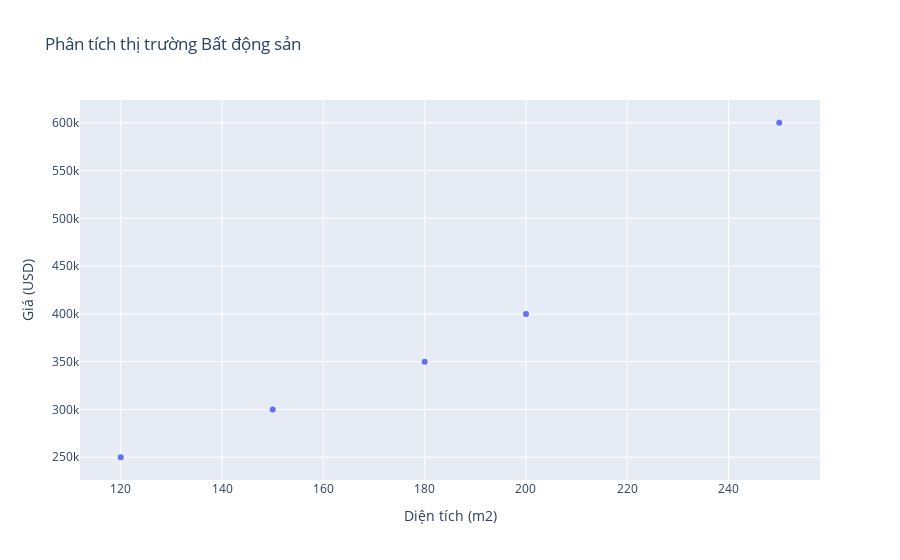

Here is the notebook cell this chart was saved with:
### Code cell
import plotly.graph_objs as go 
import pandas as pd

# Tạo dữ liệu giả cho mục đích minh họa
fake_data = {
    'Price': [300000, 400000, 250000, 600000, 350000],
    'Area': [150, 200, 120, 250, 180],
    'Location': ['City A', 'City B', 'City C', 'City D', 'City E']
}
df = pd.DataFrame(fake_data)

# Tạo biểu đồ phân tán cho giá và diện tích
fig = go.Figure()
fig.add_trace(go.Scatter(
    x=df['Area'],
    y=df['Price'],
    mode='markers',
    text=df['Location']))

# Cập nhật các tùy chọn layout
fig.update_layout(
    title='Phân tích thị trường Bất động sản',
    xaxis_title='Diện tích (m2)',
    yaxis_title='Giá (USD)',
    hovermode='closest'  # Hiển thị thông tin tooltip gần với con trỏ chuột nhất
)

# Thêm thông tin cho tooltip khi di chuột qua các điểm
fig.update_traces(hoverinfo='x+y+text') 

# Hiển thị biểu đồ
fig.show()

### Figure 1 — Plotly figure (JSON) as saved in the notebook; plotly's stock layout.template omitted (floating-point values rounded to 4 significant figures)
{"data": [{"hoverinfo": "x+y+text", "mode": "markers", "text": ["City A", "City B", "City C", "City D", "City E"], "type": "scatter", "x": [150, 200, 120, 250, 180], "y": [300000, 400000, 250000, 600000, 350000]}], "layout": {"hovermode": "closest", "title": {"text": "Phân tích thị trường Bất động sản"}, "xaxis": {"title": {"text": "Diện tích (m2)"}}, "yaxis": {"title": {"text": "Giá (USD)"}}}}
